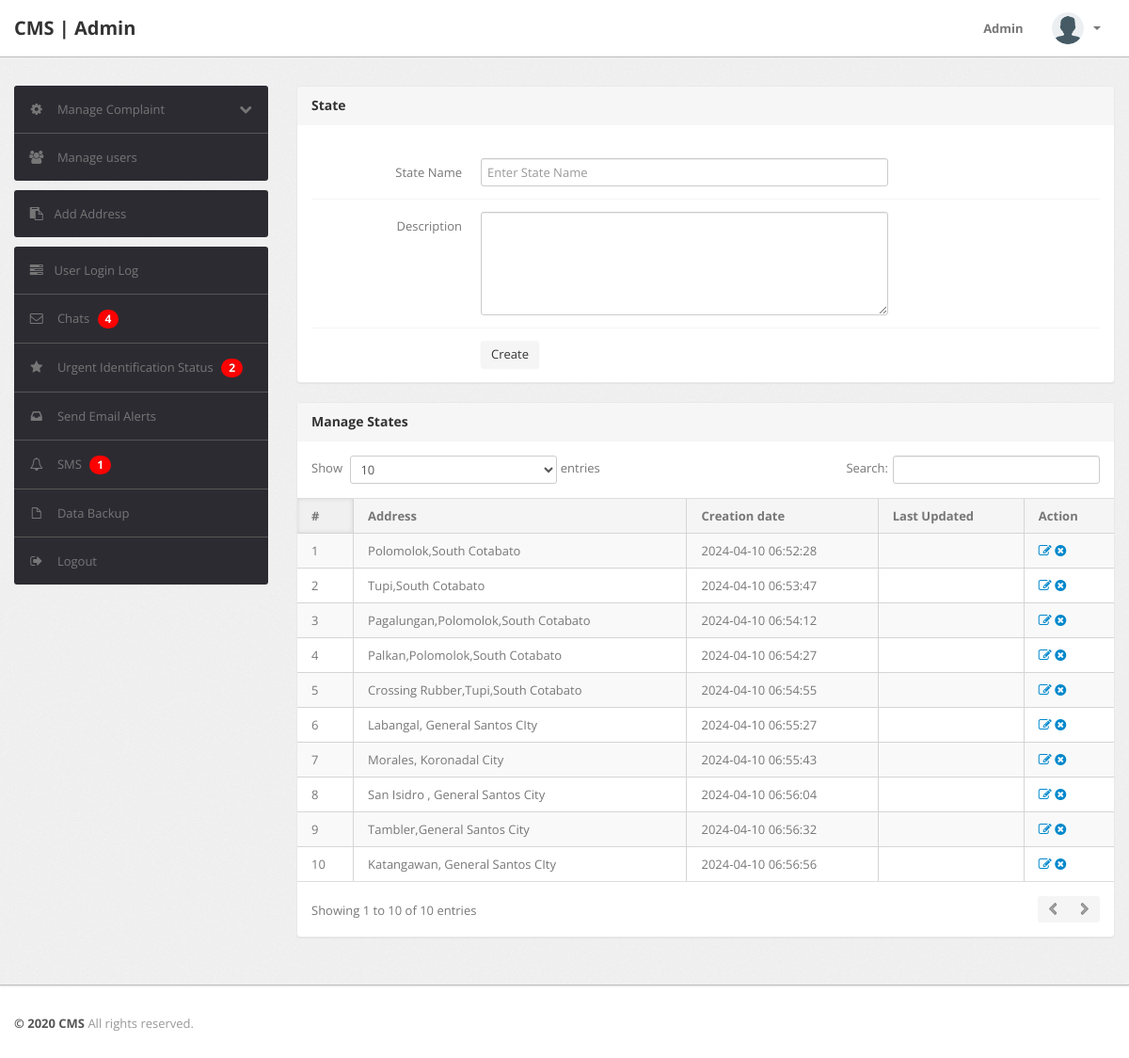
The page /state.php (signed in) on the database its author committed.
### tables this page shows
CREATE TABLE `state` (
  `id` int(11) NOT NULL AUTO_INCREMENT,
  `stateName` varchar(255) NOT NULL,
  `stateDescription` tinytext NOT NULL,
  `postingDate` timestamp NOT NULL DEFAULT current_timestamp(),
  `updationDate` varchar(255) NOT NULL,
  PRIMARY KEY (`id`)
);

### state.php (the view, shortened to what this page needs)
<?php
include('include/config.php');
if(strlen($_SESSION['alogin'])==0)
	{
header('location:index.php');
}
else{
?>
<!DOCTYPE html>
<html lang="en">
<head>
	<link type="text/css" href="bootstrap/css/bootstrap.min.css" rel="stylesheet">
	<link type="text/css" href="bootstrap/css/bootstrap-responsive.min.css" rel="stylesheet">
	<link type="text/css" href="css/theme.css" rel="stylesheet">
	<link type="text/css" href="images/icons/css/font-awesome.css" rel="stylesheet">
</head>
<body>
<?php include('include/header.php');?>
	<div class="wrapper">
		<div class="container">
			<div class="row">
<?php include('include/sidebar.php');?>
			<div class="span9">
					<div class="content">
						<div class="module">
							<div class="module-head">
								<h3>State</h3>
							</div>
							<div class="module-body">
									<br />
			<form class="form-horizontal row-fluid" name="Category" method="post" >
<div class="control-group">
<label class="control-label" for="basicinput">State Name</label>
<div class="controls">
<input type="text" placeholder="Enter State Name"  name="state" class="span8 tip" required>
</div>
</div>
<div class="control-group">
											<label class="control-label" for="basicinput">Description</label>
											<div class="controls">
												<textarea class="span8" name="description" rows="5"></textarea>
											</div>
										</div>
	<div class="control-group">
											<div class="controls">
												<button type="submit" name="submit" class="btn">Create</button>
											</div>
										</div>
									</form>
							</div>
						</div>
	<div class="module">
							<div class="module-head">
								<h3>Manage States</h3>
							</div>
							<div class="module-body table">
								<table cellpadding="0" cellspacing="0" border="0" class="datatable-1 table table-bordered table-striped	 display" width="100%">
									<thead>
										<tr>
											<th>#</th>
											<th>Address</th>
											<th>Creation date</th>
											<th>Last Updated</th>
											<th>Action</th>
										</tr>
									</thead>
									<tbody>
<?php $query=mysqli_query($con,"select * from state");
$cnt= 1;
while($row=mysqli_fetch_array($query))
{
?>
										<tr>
											<td><?php echo htmlentities($cnt);?></td>
											<td><?php echo htmlentities($row['stateName']);?></td>
											<td> <?php echo htmlentities($row['postingDate']);?></td>
											<td><?php echo htmlentities($row['updationDate']);?></td>
											<td>
											<a href="edit-state.php?id=<?php echo $row['id']?>" ><i class="icon-edit"></i></a>
											<a href="state.php?id=<?php echo $row['id']?>&del=delete" onClick="return confirm('Are you sure you want to delete?')"><i class="icon-remove-sign"></i></a></td>
										</tr>
										<?php
										$cnt=$cnt+1;
										} ?>
								</table>
							</div>
						</div>
					</div>
				</div>
			</div>
		</div>
	</div>
<?php include('include/footer.php');?>
</body>
<?php } ?>

### rows shown on the page
state: stateName "Polomolok,South Cotabato", postingDate "2024-04-10 06:52:28"
state: stateName "Tupi,South Cotabato", postingDate "2024-04-10 06:53:47"
state: stateName "Pagalungan,Polomolok,South Cotabato", postingDate "2024-04-10 06:54:12"
state: stateName "Palkan,Polomolok,South Cotabato", postingDate "2024-04-10 06:54:27"
state: stateName "Crossing Rubber,Tupi,South Cotabato", postingDate "2024-04-10 06:54:55"
state: stateName "Labangal, General Santos CIty", postingDate "2024-04-10 06:55:27"
state: stateName "Morales, Koronadal City", postingDate "2024-04-10 06:55:43"
state: stateName "San Isidro , General Santos City", postingDate "2024-04-10 06:56:04"
state: stateName "Tambler,General Santos City", postingDate "2024-04-10 06:56:32"
state: stateName "Katangawan, General Santos CIty", postingDate "2024-04-10 06:56:56"

### other values the page prints
$num_messages "4"
$num_complaints "2"
$totalUsersWithContactNo "1"
